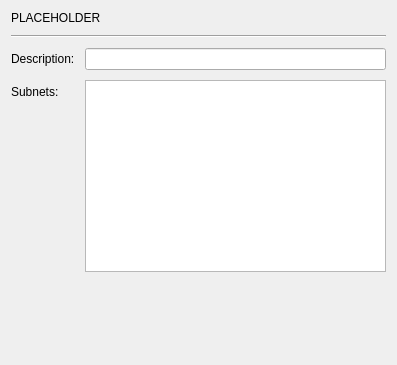
<?xml version="1.0" encoding="UTF-8"?>
<ui version="4.0">
 <class>GeneralSiteTab</class>
 <widget class="QWidget" name="GeneralSiteTab">
  <property name="geometry">
   <rect>
    <x>0</x>
    <y>0</y>
    <width>397</width>
    <height>365</height>
   </rect>
  </property>
  <property name="windowTitle">
   <string>Form</string>
  </property>
  <layout class="QVBoxLayout" name="verticalLayout">
   <property name="spacing">
    <number>10</number>
   </property>
   <item>
    <widget class="QLabel" name="name_label">
     <property name="text">
      <string>PLACEHOLDER</string>
     </property>
    </widget>
   </item>
   <item>
    <widget class="Line" name="line">
     <property name="orientation">
      <enum>Qt::Horizontal</enum>
     </property>
    </widget>
   </item>
   <item>
    <layout class="QFormLayout" name="formLayout">
     <property name="bottomMargin">
      <number>0</number>
     </property>
     <item row="0" column="0">
      <widget class="QLabel" name="description_label">
       <property name="text">
        <string>Description:</string>
       </property>
      </widget>
     </item>
     <item row="0" column="1">
      <widget class="QLineEdit" name="description_edit"/>
     </item>
     <item row="1" column="0">
      <widget class="QLabel" name="subnets_label">
       <property name="text">
        <string>Subnets:</string>
       </property>
      </widget>
     </item>
     <item row="1" column="1">
      <widget class="QListWidget" name="subnets_list_widget"/>
     </item>
    </layout>
   </item>
   <item>
    <spacer name="verticalSpacer">
     <property name="orientation">
      <enum>Qt::Vertical</enum>
     </property>
     <property name="sizeHint" stdset="0">
      <size>
       <width>20</width>
       <height>40</height>
      </size>
     </property>
    </spacer>
   </item>
  </layout>
 </widget>
 <resources/>
 <connections/>
</ui>
